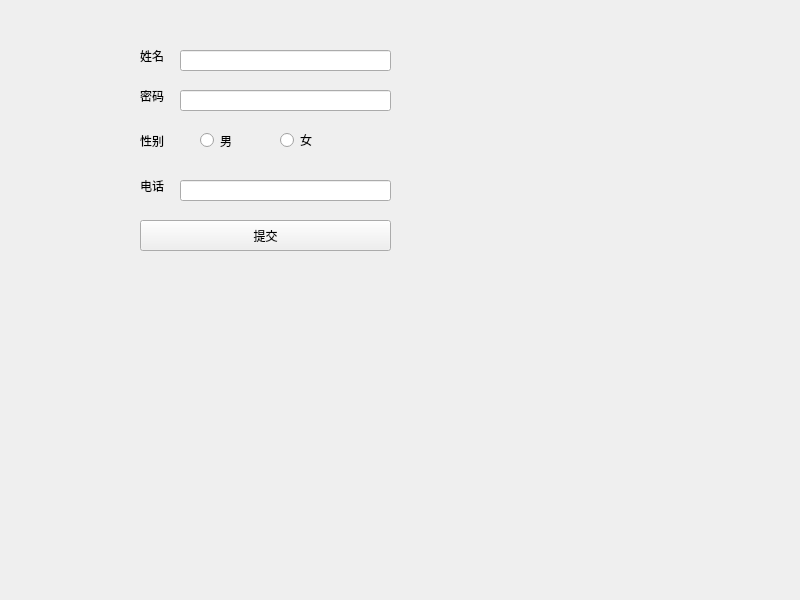
<?xml version="1.0" encoding="UTF-8"?>
<ui version="4.0">
 <class>Widget</class>
 <widget class="QWidget" name="Widget">
  <property name="geometry">
   <rect>
    <x>0</x>
    <y>0</y>
    <width>800</width>
    <height>600</height>
   </rect>
  </property>
  <property name="windowTitle">
   <string>Widget</string>
  </property>
  <widget class="QLabel" name="label">
   <property name="geometry">
    <rect>
     <x>140</x>
     <y>40</y>
     <width>61</width>
     <height>31</height>
    </rect>
   </property>
   <property name="text">
    <string>姓名</string>
   </property>
  </widget>
  <widget class="QLabel" name="label_2">
   <property name="geometry">
    <rect>
     <x>140</x>
     <y>80</y>
     <width>71</width>
     <height>31</height>
    </rect>
   </property>
   <property name="text">
    <string>密码</string>
   </property>
  </widget>
  <widget class="QLabel" name="label_3">
   <property name="geometry">
    <rect>
     <x>140</x>
     <y>120</y>
     <width>71</width>
     <height>41</height>
    </rect>
   </property>
   <property name="text">
    <string>性别</string>
   </property>
  </widget>
  <widget class="QLabel" name="label_4">
   <property name="geometry">
    <rect>
     <x>140</x>
     <y>170</y>
     <width>71</width>
     <height>31</height>
    </rect>
   </property>
   <property name="text">
    <string>电话</string>
   </property>
  </widget>
  <widget class="QLineEdit" name="lineEdit_name">
   <property name="geometry">
    <rect>
     <x>180</x>
     <y>50</y>
     <width>211</width>
     <height>21</height>
    </rect>
   </property>
  </widget>
  <widget class="QLineEdit" name="lineEdit_password">
   <property name="geometry">
    <rect>
     <x>180</x>
     <y>90</y>
     <width>211</width>
     <height>21</height>
    </rect>
   </property>
   <property name="echoMode">
    <enum>QLineEdit::EchoMode::Normal</enum>
   </property>
  </widget>
  <widget class="QLineEdit" name="lineEdit_phnoe">
   <property name="geometry">
    <rect>
     <x>180</x>
     <y>180</y>
     <width>211</width>
     <height>21</height>
    </rect>
   </property>
  </widget>
  <widget class="QRadioButton" name="radioButton_male">
   <property name="geometry">
    <rect>
     <x>200</x>
     <y>130</y>
     <width>71</width>
     <height>21</height>
    </rect>
   </property>
   <property name="text">
    <string>男</string>
   </property>
  </widget>
  <widget class="QRadioButton" name="radioButton_female">
   <property name="geometry">
    <rect>
     <x>280</x>
     <y>130</y>
     <width>95</width>
     <height>20</height>
    </rect>
   </property>
   <property name="text">
    <string>女</string>
   </property>
  </widget>
  <widget class="QPushButton" name="pushButton_submit">
   <property name="geometry">
    <rect>
     <x>140</x>
     <y>220</y>
     <width>251</width>
     <height>31</height>
    </rect>
   </property>
   <property name="text">
    <string>提交</string>
   </property>
  </widget>
 </widget>
 <resources/>
 <connections/>
</ui>
